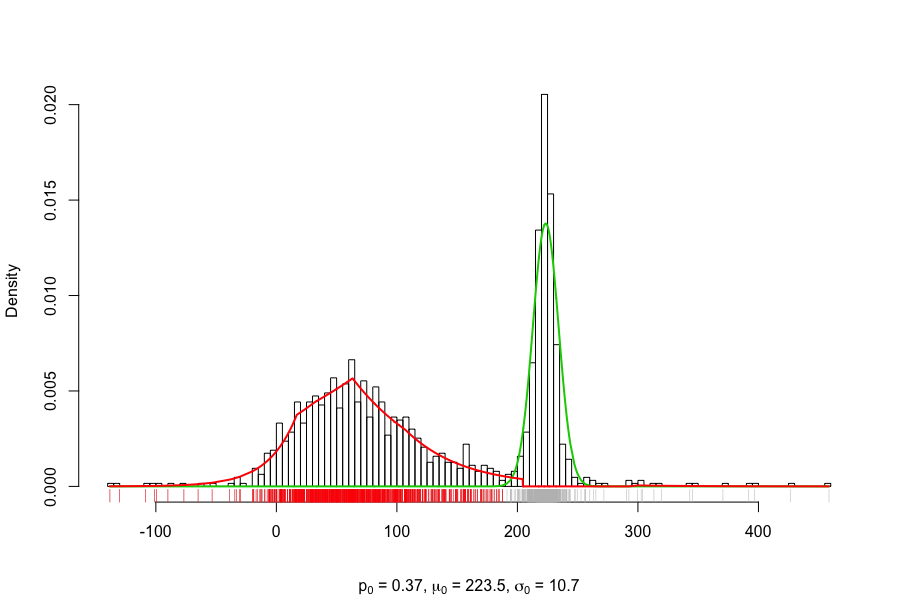

Source code (R):
sp.mix.logconc <- function(z, doplot = TRUE, tol = 1.0e-4, max.iter = 100)
# For carina data only
{
  library(LogConcDEAD)

  ## Initial step
  q0 <- quantile(z, probs=.7)
  p.0 <- mean(z >= q0)
  mu.0 <- mean(z[z >= q0])
  sig.0 <- sd(z[z >= q0])
  
  mu.1 <- mean(z[z < q0])
  sig.1 <- sd(z[z < q0])
  f1.tilde <- dnorm(z, mean=mu.1, sd=sig.1)
  
  term1 <- p.0*dnorm(z, mu.0, sig.0)
  term2 <- term1 + (1-p.0)*f1.tilde
  gam <- term1/term2
  
  ## EM-step  
  diff <- 100
  k <- 0
  while ((k < 3) | ((k < max.iter)&(diff > tol))) {  
    k <- k+1
    ## E-step
    term1 <- p.0*dnorm(z, mu.0, sig.0)
    term2 <- term1 + (1-p.0)*f1.tilde
    new.gam <- term1/term2
    
    ## M-step
    w.gam <- new.gam/sum(new.gam, na.rm=T)
    new.mu.0 <- sum(w.gam*z, na.rm=T)
    new.sig.0 <- sqrt(sum(w.gam*(z-new.mu.0)^2, na.rm=T))
    new.p.0 <- mean(new.gam, na.rm=T)
    
    which.z <- new.gam <= .9
    weight <- (1-new.gam[which.z])/sum(1-new.gam[which.z])
    f1.tilde[which.z] <- exp(mlelcd(z[which.z], w=weight)$logMLE)
    f1.tilde[!which.z] <- 0
    which.gam <- (new.gam<=0.5)*(new.gam>=0.01)
    diff <- max(abs(gam-new.gam)[which.gam])
    
    p.0 <- new.p.0; mu.0 <- new.mu.0; sig.0 <- new.sig.0; gam <- new.gam
  }
  
  if (doplot) {
    which.z <- (gam <= .2) & (z <= 250)
    nc <- 100
    thre <- max(z[which.z])
    
    hist(z, probability=T, nclass=nc, xlab="", main="",
        sub = substitute(
            paste(p[0], " = ", p0, ", ", 
                  mu[0], " = ", mu0, ", ",
                  sigma[0], " = ", sigma0,
                  sep = ""), 
            list(p0 = round(p.0, 2),
                 mu0 = round(mu.0, digits = 2),
                 sigma0 = round(sig.0, digits = 2))))
    rug(z, col="gray")
    rug(z[which.z], col=2)
    zs <- sort(z)
    lines(zs, p.0*dnorm(zs, mean=mu.0, sd=sig.0), col=3, lwd = 2)
    lines(zs, (1-p.0)*f1.tilde[order(z)], col=2, lwd = 2)
  }
  res <- list(p.0=p.0, mu.0=mu.0, tau.0=sig.0, localfdr=gam, thre=thre, iter=k)
  
  return(res)
}

dat <- read.table('carina.dat')
str(dat)

x <- dat[dat$V8 + dat$V9 > 0,]
x <- x[x$V6 < 3,]
vel <- x$V4 # represents the Radial velocity data of stars in the Carina galaxy

vel.fit <- sp.mix.logconc(vel)
